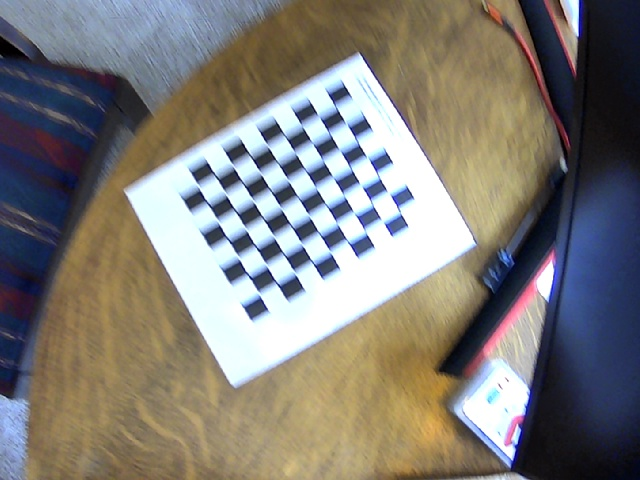
#> input picture imgs/10.jpg, 640 x 480 px; its folder holds 5 pictures in this run
$ python calibration.py
#> lines starting #> are read from the running program, lines starting #| are printed output that depends on the picture; after the words box and inside, x2 and y2 are one past the last pixel; in counts of white or black regions, pixels touching at a corner belong together
# Import required modules
import cv2
import numpy as np
import os
import glob


# Define the dimensions of checkerboard
CHECKERBOARD = (7, 9)


# stop the iteration when specified
# accuracy, epsilon, is reached or
# specified number of iterations are completed.
criteria = (cv2.TERM_CRITERIA_EPS +
			cv2.TERM_CRITERIA_MAX_ITER, 30, 0.001)


# Vector for 3D points
threedpoints = []

# Vector for 2D points
twodpoints = []


# 3D points real world coordinates
objectp3d = np.zeros((1, CHECKERBOARD[0]
					* CHECKERBOARD[1],
					3), np.float32)
objectp3d[0, :, :2] = np.mgrid[0:CHECKERBOARD[0],
							0:CHECKERBOARD[1]].T.reshape(-1, 2)
prev_img_shape = None


# Extracting path of individual image stored
# in a given directory. Since no path is
# specified, it will take current directory
# jpg files alone
images = glob.glob('./imgs/*.jpg')

for filename in images:
	image = cv2.imread(filename)
#> image is the input picture: shape (480, 640, 3); mean B, G, R 120.1, 124.7, 127.8
	grayColor = cv2.cvtColor(image, cv2.COLOR_BGR2GRAY)
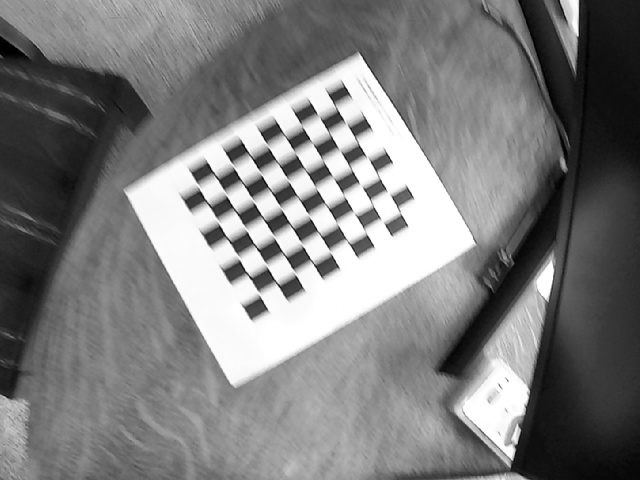
#> grayColor: shape (480, 640); min 0, max 255, mean 125.1

	# Find the chess board corners
	# If desired number of corners are
	# found in the image then ret = true
	ret, corners = cv2.findChessboardCorners(
					grayColor, CHECKERBOARD,
					cv2.CALIB_CB_ADAPTIVE_THRESH
					+ cv2.CALIB_CB_FAST_CHECK +
					cv2.CALIB_CB_NORMALIZE_IMAGE)
#> ret = True; corners = 63 rows, first 8: [335.3, 106.3], [346.8, 124], [357, 140.5], [366.5, 156.7], [377.6, 174.7], [389, 193], [399, 210.5], [319, 116]

	# If desired number of corners can be detected then,
	# refine the pixel coordinates and display
	# them on the images of checker board
	if ret == True:
		threedpoints.append(objectp3d)

		# Refining pixel coordinates
		# for given 2d points.
		corners2 = cv2.cornerSubPix(
			grayColor, corners, (11, 11), (-1, -1), criteria)
#> corners2 = 63 rows, first 8: [335.9, 107.2], [345.6, 122.4], [356.7, 140.8], [367.3, 157.1], [378.2, 175.7], [388.2, 191.9], [399.3, 210.9], [318.8, 116.4]

		twodpoints.append(corners2)

		# Draw and display the corners
		image = cv2.drawChessboardCorners(image,
										CHECKERBOARD,
										corners2, ret)
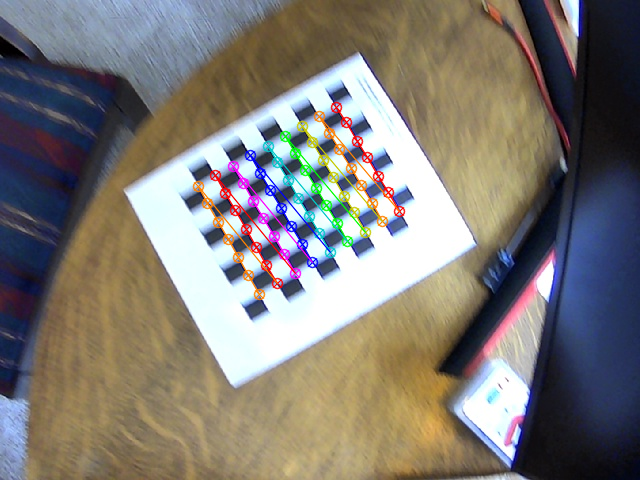
#> image: shape (480, 640, 3); 3.32% of pixels changed, all inside (x1, y1, x2, y2) = (192, 101, 406, 301)
#> pass 2 of the loop `for filename in images:`:
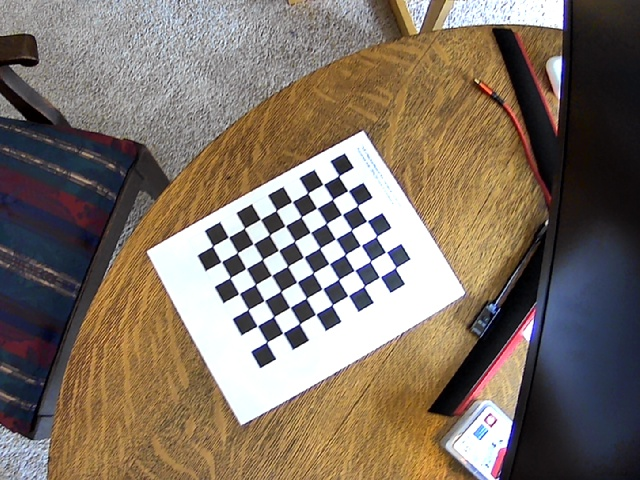
#> input picture imgs/11.jpg, 640 x 480 px
#> image is the input picture: shape (480, 640, 3); mean B, G, R 101.5, 113.8, 127.2
#> `grayColor = cv2.cvtColor(image, cv2.COLOR_BGR2GRAY)`:
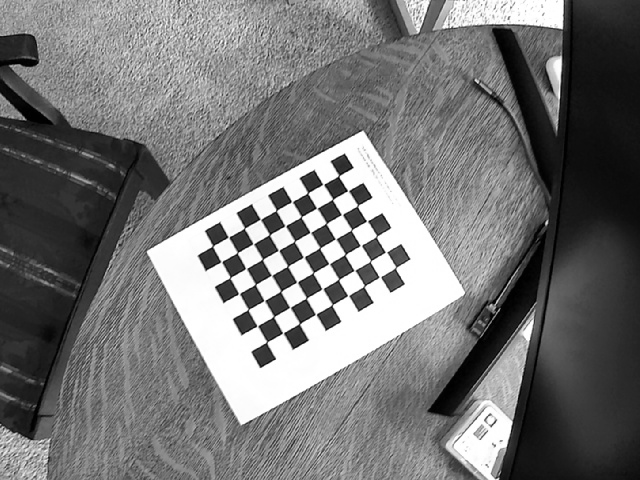
#> grayColor: shape (480, 640); min 0, max 255, mean 116.4
#> corners = 63 rows, first 8: [338.7, 175.7], [347.9, 190.8], [357.4, 205.8], [367, 220.9], [376.5, 236.3], [385.8, 252.1], [395.7, 267.4], [323.4, 184.3]
#> corners2 = 63 rows, first 8: [338.6, 175.8], [348.1, 190.6], [357.4, 205.7], [367, 220.9], [376.4, 236.5], [385.9, 251.9], [395.5, 267.7], [323.2, 184.3]
#> `image = cv2.drawChessboardCorners(image, CHECKERBOARD, corners2, ret)`:
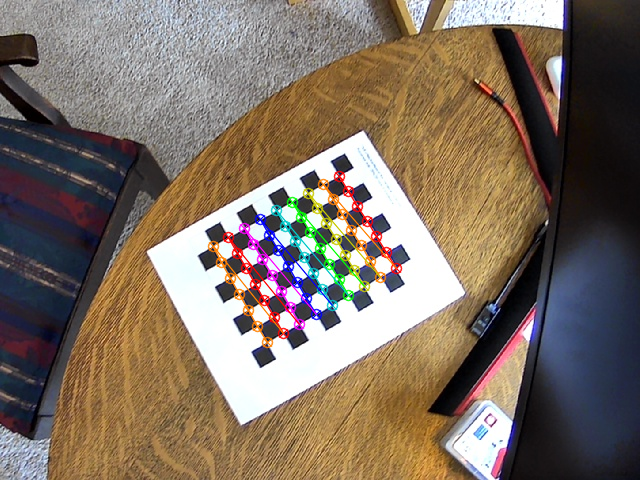
#> image: shape (480, 640, 3); 3.11% of pixels changed, all inside (x1, y1, x2, y2) = (207, 170, 403, 349)
#> pass 3 of the loop `for filename in images:`:
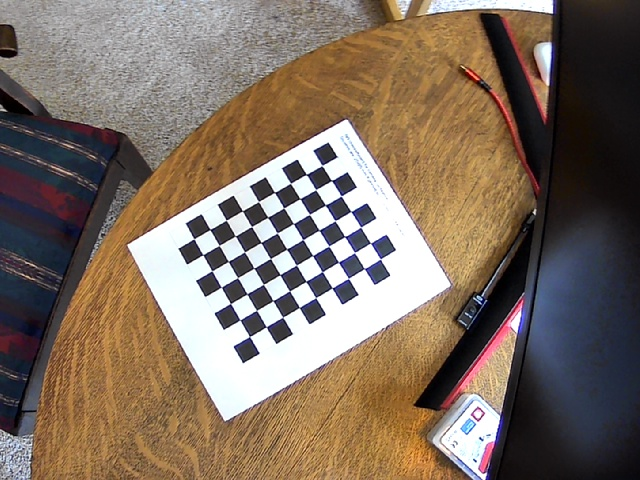
#> input picture imgs/12.jpg, 640 x 480 px
#> image is the input picture: shape (480, 640, 3); mean B, G, R 97.8, 111.3, 127.3
#> `grayColor = cv2.cvtColor(image, cv2.COLOR_BGR2GRAY)`:
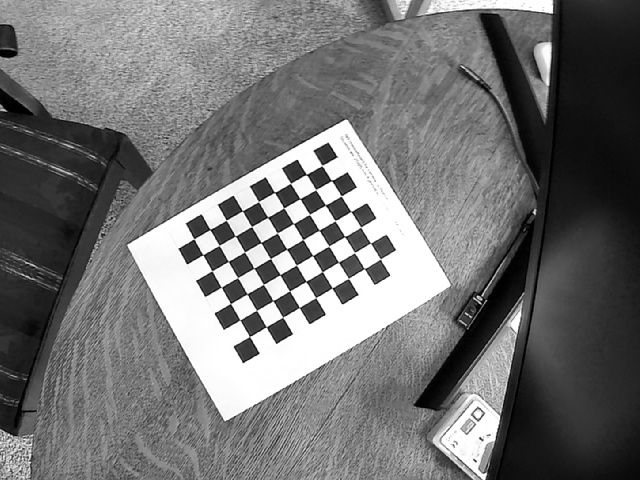
#> grayColor: shape (480, 640); min 0, max 255, mean 114.6
#> corners = 63 rows, first 8: [321.8, 165.5], [331.5, 180.4], [341, 196], [350.8, 211.4], [360.7, 227.2], [370.5, 243.1], [380.4, 259], [306.3, 174.5]
#> corners2 = 63 rows, first 8: [322, 165.6], [331.5, 180.5], [341.2, 196], [350.9, 211.5], [360.7, 227.3], [370.5, 243], [380.4, 259], [306.4, 174.4]
#> `image = cv2.drawChessboardCorners(image, CHECKERBOARD, corners2, ret)`:
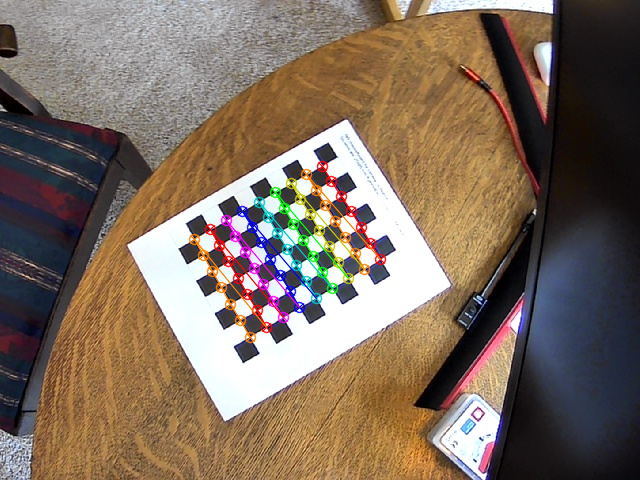
#> image: shape (480, 640, 3); 3.14% of pixels changed, all inside (x1, y1, x2, y2) = (188, 160, 387, 344)
#> the loop made 5 passes; the first 3 are shown

#	cv2.imshow('img', image)
#	cv2.waitKey(0)

cv2.destroyAllWindows()


# Perform camera calibration by
# passing the value of above found out 3D points (threedpoints)
# and its corresponding pixel coordinates of the
# detected corners (twodpoints)
ret, matrix, distortion, r_vecs, t_vecs = cv2.calibrateCamera(
	threedpoints, twodpoints, grayColor.shape[::-1], None, None)


# Displaying required output
print(" Camera matrix:")
print(matrix)

print("\n Distortion coefficient:")
print(distortion)

print("\n Rotation Vectors:")
print(r_vecs)

print("\n Translation Vectors:")
print(t_vecs)

#LAPTOP CALIB DATA
matrix = np.array([[643.404,0,285.5126],[0,643.0329,228.4627],[0,0,1]])
distortion = np.array([[-0.34145, -0.0315, 0.0021, -0.0055, 0.5474]])
#PI CALIB DATA
#[[620.19140548   0.         277.68702913]
# [  0.         623.62826856 249.69875626]
# [  0.           0.           1.        ]]

#[[-0.35010591,0.37369452,-0.00492338,0.0019333,-0.84182934]]


img = cv2.imread('./imgs/36.jpg')
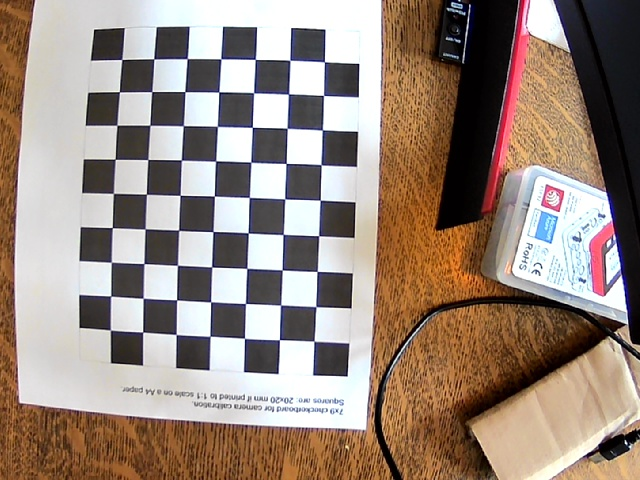
#> input picture imgs/36.jpg, 640 x 480 px
#> img is the input picture: shape (480, 640, 3); mean B, G, R 125.5, 136.3, 153.2
h,  w = img.shape[:2]
#> h = 480; w = 640
newcameramtx, roi = cv2.getOptimalNewCameraMatrix(matrix, distortion, (w,h), 1, (w,h))
#> roi = (10, 16, 625, 448)
dst = cv2.undistort(img, matrix, distortion, None, newcameramtx)
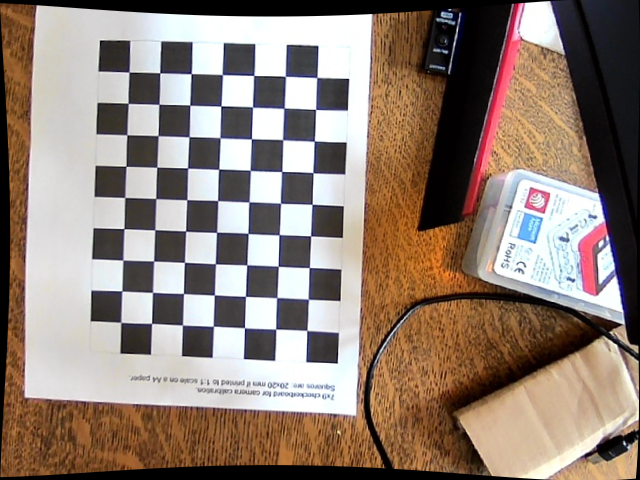
#> dst: shape (480, 640, 3); mean B, G, R 117.4, 128.2, 144.9
# crop the image
x, y, w, h = roi
#> x = 10; y = 16; w = 625; h = 448
dst = dst[y:y+h, x:x+w]
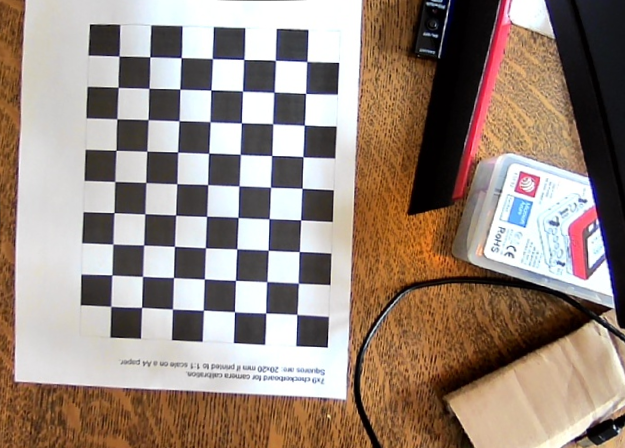
#> dst: shape (448, 625, 3); mean B, G, R 125.2, 136.1, 153.3
cv2.imwrite('calibresultLAPTOPCALIB.png', dst)
